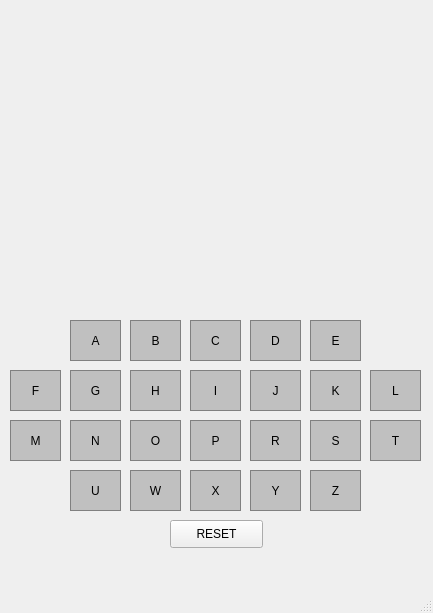
<?xml version="1.0" encoding="UTF-8"?>
<ui version="4.0">
 <class>Wisielec</class>
 <widget class="QMainWindow" name="Wisielec">
  <property name="geometry">
   <rect>
    <x>0</x>
    <y>0</y>
    <width>433</width>
    <height>613</height>
   </rect>
  </property>
  <property name="windowTitle">
   <string>Wisielec</string>
  </property>
  <widget class="QWidget" name="centralwidget">
   <widget class="QPushButton" name="L">
    <property name="enabled">
     <bool>true</bool>
    </property>
    <property name="geometry">
     <rect>
      <x>370</x>
      <y>370</y>
      <width>51</width>
      <height>41</height>
     </rect>
    </property>
    <property name="styleSheet">
     <string notr="true">QPushButton {
 background-color: #C0C0C0;
 border: 1px solid gray;
 padding: 5px;
}
QPushButton:pressed {
 background-color: blue;
 border: 1px solid gray;
 padding: 5px;
}</string>
    </property>
    <property name="text">
     <string>L</string>
    </property>
   </widget>
   <widget class="QPushButton" name="A">
    <property name="enabled">
     <bool>true</bool>
    </property>
    <property name="geometry">
     <rect>
      <x>70</x>
      <y>320</y>
      <width>51</width>
      <height>41</height>
     </rect>
    </property>
    <property name="styleSheet">
     <string notr="true">QPushButton {
 background-color: #C0C0C0;
 border: 1px solid gray;
 padding: 5px;
}
QPushButton:pressed {
 background-color: blue;
 border: 1px solid gray;
 padding: 5px;
}</string>
    </property>
    <property name="text">
     <string>A</string>
    </property>
   </widget>
   <widget class="QPushButton" name="B">
    <property name="enabled">
     <bool>true</bool>
    </property>
    <property name="geometry">
     <rect>
      <x>130</x>
      <y>320</y>
      <width>51</width>
      <height>41</height>
     </rect>
    </property>
    <property name="styleSheet">
     <string notr="true">QPushButton {
 background-color: #C0C0C0;
 border: 1px solid gray;
 padding: 5px;
}
QPushButton:pressed {
 background-color: blue;
 border: 1px solid gray;
 padding: 5px;
}</string>
    </property>
    <property name="text">
     <string>B</string>
    </property>
   </widget>
   <widget class="QPushButton" name="C">
    <property name="enabled">
     <bool>true</bool>
    </property>
    <property name="geometry">
     <rect>
      <x>190</x>
      <y>320</y>
      <width>51</width>
      <height>41</height>
     </rect>
    </property>
    <property name="styleSheet">
     <string notr="true">QPushButton {
 background-color: #C0C0C0;
 border: 1px solid gray;
 padding: 5px;
}
QPushButton:pressed {
 background-color: blue;
 border: 1px solid gray;
 padding: 5px;
}</string>
    </property>
    <property name="text">
     <string>C</string>
    </property>
   </widget>
   <widget class="QPushButton" name="D">
    <property name="enabled">
     <bool>true</bool>
    </property>
    <property name="geometry">
     <rect>
      <x>250</x>
      <y>320</y>
      <width>51</width>
      <height>41</height>
     </rect>
    </property>
    <property name="styleSheet">
     <string notr="true">QPushButton {
 background-color: #C0C0C0;
 border: 1px solid gray;
 padding: 5px;
}
QPushButton:pressed {
 background-color: blue;
 border: 1px solid gray;
 padding: 5px;
}</string>
    </property>
    <property name="text">
     <string>D</string>
    </property>
   </widget>
   <widget class="QPushButton" name="E">
    <property name="enabled">
     <bool>true</bool>
    </property>
    <property name="geometry">
     <rect>
      <x>310</x>
      <y>320</y>
      <width>51</width>
      <height>41</height>
     </rect>
    </property>
    <property name="styleSheet">
     <string notr="true">QPushButton {
 background-color: #C0C0C0;
 border: 1px solid gray;
 padding: 5px;
}
QPushButton:pressed {
 background-color: blue;
 border: 1px solid gray;
 padding: 5px;
}</string>
    </property>
    <property name="text">
     <string>E</string>
    </property>
   </widget>
   <widget class="QPushButton" name="F">
    <property name="enabled">
     <bool>true</bool>
    </property>
    <property name="geometry">
     <rect>
      <x>10</x>
      <y>370</y>
      <width>51</width>
      <height>41</height>
     </rect>
    </property>
    <property name="styleSheet">
     <string notr="true">QPushButton {
 background-color: #C0C0C0;
 border: 1px solid gray;
 padding: 5px;
}
QPushButton:pressed {
 background-color: blue;
 border: 1px solid gray;
 padding: 5px;
}</string>
    </property>
    <property name="text">
     <string>F</string>
    </property>
   </widget>
   <widget class="QPushButton" name="G">
    <property name="enabled">
     <bool>true</bool>
    </property>
    <property name="geometry">
     <rect>
      <x>70</x>
      <y>370</y>
      <width>51</width>
      <height>41</height>
     </rect>
    </property>
    <property name="styleSheet">
     <string notr="true">QPushButton {
 background-color: #C0C0C0;
 border: 1px solid gray;
 padding: 5px;
}
QPushButton:pressed {
 background-color: blue;
 border: 1px solid gray;
 padding: 5px;
}</string>
    </property>
    <property name="text">
     <string>G</string>
    </property>
   </widget>
   <widget class="QPushButton" name="H">
    <property name="enabled">
     <bool>true</bool>
    </property>
    <property name="geometry">
     <rect>
      <x>130</x>
      <y>370</y>
      <width>51</width>
      <height>41</height>
     </rect>
    </property>
    <property name="styleSheet">
     <string notr="true">QPushButton {
 background-color: #C0C0C0;
 border: 1px solid gray;
 padding: 5px;
}
QPushButton:pressed {
 background-color: blue;
 border: 1px solid gray;
 padding: 5px;
}</string>
    </property>
    <property name="text">
     <string>H</string>
    </property>
   </widget>
   <widget class="QPushButton" name="I">
    <property name="enabled">
     <bool>true</bool>
    </property>
    <property name="geometry">
     <rect>
      <x>190</x>
      <y>370</y>
      <width>51</width>
      <height>41</height>
     </rect>
    </property>
    <property name="styleSheet">
     <string notr="true">QPushButton {
 background-color: #C0C0C0;
 border: 1px solid gray;
 padding: 5px;
}
QPushButton:pressed {
 background-color: blue;
 border: 1px solid gray;
 padding: 5px;
}</string>
    </property>
    <property name="text">
     <string>I</string>
    </property>
   </widget>
   <widget class="QPushButton" name="J">
    <property name="enabled">
     <bool>true</bool>
    </property>
    <property name="geometry">
     <rect>
      <x>250</x>
      <y>370</y>
      <width>51</width>
      <height>41</height>
     </rect>
    </property>
    <property name="styleSheet">
     <string notr="true">QPushButton {
 background-color: #C0C0C0;
 border: 1px solid gray;
 padding: 5px;
}
QPushButton:pressed {
 background-color: blue;
 border: 1px solid gray;
 padding: 5px;
}</string>
    </property>
    <property name="text">
     <string>J</string>
    </property>
   </widget>
   <widget class="QPushButton" name="K">
    <property name="enabled">
     <bool>true</bool>
    </property>
    <property name="geometry">
     <rect>
      <x>310</x>
      <y>370</y>
      <width>51</width>
      <height>41</height>
     </rect>
    </property>
    <property name="styleSheet">
     <string notr="true">QPushButton {
 background-color: #C0C0C0;
 border: 1px solid gray;
 padding: 5px;
}
QPushButton:pressed {
 background-color: blue;
 border: 1px solid gray;
 padding: 5px;
}</string>
    </property>
    <property name="text">
     <string>K</string>
    </property>
   </widget>
   <widget class="QPushButton" name="M">
    <property name="enabled">
     <bool>true</bool>
    </property>
    <property name="geometry">
     <rect>
      <x>10</x>
      <y>420</y>
      <width>51</width>
      <height>41</height>
     </rect>
    </property>
    <property name="styleSheet">
     <string notr="true">QPushButton {
 background-color: #C0C0C0;
 border: 1px solid gray;
 padding: 5px;
}
QPushButton:pressed {
 background-color: blue;
 border: 1px solid gray;
 padding: 5px;
}</string>
    </property>
    <property name="text">
     <string>M</string>
    </property>
   </widget>
   <widget class="QPushButton" name="N">
    <property name="enabled">
     <bool>true</bool>
    </property>
    <property name="geometry">
     <rect>
      <x>70</x>
      <y>420</y>
      <width>51</width>
      <height>41</height>
     </rect>
    </property>
    <property name="styleSheet">
     <string notr="true">QPushButton {
 background-color: #C0C0C0;
 border: 1px solid gray;
 padding: 5px;
}
QPushButton:pressed {
 background-color: blue;
 border: 1px solid gray;
 padding: 5px;
}</string>
    </property>
    <property name="text">
     <string>N</string>
    </property>
   </widget>
   <widget class="QPushButton" name="O">
    <property name="enabled">
     <bool>true</bool>
    </property>
    <property name="geometry">
     <rect>
      <x>130</x>
      <y>420</y>
      <width>51</width>
      <height>41</height>
     </rect>
    </property>
    <property name="styleSheet">
     <string notr="true">QPushButton {
 background-color: #C0C0C0;
 border: 1px solid gray;
 padding: 5px;
}
QPushButton:pressed {
 background-color: blue;
 border: 1px solid gray;
 padding: 5px;
}</string>
    </property>
    <property name="text">
     <string>O</string>
    </property>
   </widget>
   <widget class="QPushButton" name="P">
    <property name="enabled">
     <bool>true</bool>
    </property>
    <property name="geometry">
     <rect>
      <x>190</x>
      <y>420</y>
      <width>51</width>
      <height>41</height>
     </rect>
    </property>
    <property name="styleSheet">
     <string notr="true">QPushButton {
 background-color: #C0C0C0;
 border: 1px solid gray;
 padding: 5px;
}
QPushButton:pressed {
 background-color: blue;
 border: 1px solid gray;
 padding: 5px;
}</string>
    </property>
    <property name="text">
     <string>P</string>
    </property>
   </widget>
   <widget class="QPushButton" name="R">
    <property name="enabled">
     <bool>true</bool>
    </property>
    <property name="geometry">
     <rect>
      <x>250</x>
      <y>420</y>
      <width>51</width>
      <height>41</height>
     </rect>
    </property>
    <property name="styleSheet">
     <string notr="true">QPushButton {
 background-color: #C0C0C0;
 border: 1px solid gray;
 padding: 5px;
}
QPushButton:pressed {
 background-color: blue;
 border: 1px solid gray;
 padding: 5px;
}</string>
    </property>
    <property name="text">
     <string>R</string>
    </property>
   </widget>
   <widget class="QPushButton" name="S">
    <property name="enabled">
     <bool>true</bool>
    </property>
    <property name="geometry">
     <rect>
      <x>310</x>
      <y>420</y>
      <width>51</width>
      <height>41</height>
     </rect>
    </property>
    <property name="styleSheet">
     <string notr="true">QPushButton {
 background-color: #C0C0C0;
 border: 1px solid gray;
 padding: 5px;
}
QPushButton:pressed {
 background-color: blue;
 border: 1px solid gray;
 padding: 5px;
}</string>
    </property>
    <property name="text">
     <string>S</string>
    </property>
   </widget>
   <widget class="QPushButton" name="T">
    <property name="enabled">
     <bool>true</bool>
    </property>
    <property name="geometry">
     <rect>
      <x>370</x>
      <y>420</y>
      <width>51</width>
      <height>41</height>
     </rect>
    </property>
    <property name="styleSheet">
     <string notr="true">QPushButton {
 background-color: #C0C0C0;
 border: 1px solid gray;
 padding: 5px;
}
QPushButton:pressed {
 background-color: blue;
 border: 1px solid gray;
 padding: 5px;
}</string>
    </property>
    <property name="text">
     <string>T</string>
    </property>
   </widget>
   <widget class="QPushButton" name="U">
    <property name="enabled">
     <bool>true</bool>
    </property>
    <property name="geometry">
     <rect>
      <x>70</x>
      <y>470</y>
      <width>51</width>
      <height>41</height>
     </rect>
    </property>
    <property name="styleSheet">
     <string notr="true">QPushButton {
 background-color: #C0C0C0;
 border: 1px solid gray;
 padding: 5px;
}
QPushButton:pressed {
 background-color: blue;
 border: 1px solid gray;
 padding: 5px;
}</string>
    </property>
    <property name="text">
     <string>U</string>
    </property>
   </widget>
   <widget class="QPushButton" name="W">
    <property name="enabled">
     <bool>true</bool>
    </property>
    <property name="geometry">
     <rect>
      <x>130</x>
      <y>470</y>
      <width>51</width>
      <height>41</height>
     </rect>
    </property>
    <property name="styleSheet">
     <string notr="true">QPushButton {
 background-color: #C0C0C0;
 border: 1px solid gray;
 padding: 5px;
}
QPushButton:pressed {
 background-color: blue;
 border: 1px solid gray;
 padding: 5px;
}</string>
    </property>
    <property name="text">
     <string>W</string>
    </property>
   </widget>
   <widget class="QPushButton" name="X">
    <property name="enabled">
     <bool>true</bool>
    </property>
    <property name="geometry">
     <rect>
      <x>190</x>
      <y>470</y>
      <width>51</width>
      <height>41</height>
     </rect>
    </property>
    <property name="styleSheet">
     <string notr="true">QPushButton {
 background-color: #C0C0C0;
 border: 1px solid gray;
 padding: 5px;
}
QPushButton:pressed {
 background-color: blue;
 border: 1px solid gray;
 padding: 5px;
}</string>
    </property>
    <property name="text">
     <string>X</string>
    </property>
   </widget>
   <widget class="QPushButton" name="Y">
    <property name="enabled">
     <bool>true</bool>
    </property>
    <property name="geometry">
     <rect>
      <x>250</x>
      <y>470</y>
      <width>51</width>
      <height>41</height>
     </rect>
    </property>
    <property name="styleSheet">
     <string notr="true">QPushButton {
 background-color: #C0C0C0;
 border: 1px solid gray;
 padding: 5px;
}
QPushButton:pressed {
 background-color: blue;
 border: 1px solid gray;
 padding: 5px;
}</string>
    </property>
    <property name="text">
     <string>Y</string>
    </property>
   </widget>
   <widget class="QPushButton" name="Z">
    <property name="enabled">
     <bool>true</bool>
    </property>
    <property name="geometry">
     <rect>
      <x>310</x>
      <y>470</y>
      <width>51</width>
      <height>41</height>
     </rect>
    </property>
    <property name="styleSheet">
     <string notr="true">QPushButton {
 background-color: #C0C0C0;
 border: 1px solid gray;
 padding: 5px;
}
QPushButton:pressed {
 background-color: blue;
 border: 1px solid gray;
 padding: 5px;
}</string>
    </property>
    <property name="text">
     <string>Z</string>
    </property>
   </widget>
   <widget class="QLabel" name="label">
    <property name="geometry">
     <rect>
      <x>90</x>
      <y>280</y>
      <width>251</width>
      <height>31</height>
     </rect>
    </property>
    <property name="text">
     <string/>
    </property>
   </widget>
   <widget class="QPushButton" name="RESET">
    <property name="enabled">
     <bool>true</bool>
    </property>
    <property name="geometry">
     <rect>
      <x>170</x>
      <y>520</y>
      <width>93</width>
      <height>28</height>
     </rect>
    </property>
    <property name="text">
     <string>RESET</string>
    </property>
   </widget>
   <widget class="QLabel" name="label_pic">
    <property name="geometry">
     <rect>
      <x>94</x>
      <y>20</y>
      <width>251</width>
      <height>172</height>
     </rect>
    </property>
    <property name="text">
     <string/>
    </property>
    <property name="pixmap">
     <pixmap>obraz/IMG.png</pixmap>
    </property>
   </widget>
   <widget class="QLabel" name="label_2">
    <property name="geometry">
     <rect>
      <x>90</x>
      <y>230</y>
      <width>251</width>
      <height>31</height>
     </rect>
    </property>
    <property name="text">
     <string/>
    </property>
   </widget>
  </widget>
  <widget class="QMenuBar" name="menubar">
   <property name="geometry">
    <rect>
     <x>0</x>
     <y>0</y>
     <width>433</width>
     <height>26</height>
    </rect>
   </property>
  </widget>
  <widget class="QStatusBar" name="statusbar"/>
 </widget>
 <resources/>
 <connections>
  <connection>
   <sender>RESET</sender>
   <signal>clicked()</signal>
   <receiver>label</receiver>
   <slot>clear()</slot>
   <hints>
    <hint type="sourcelabel">
     <x>218</x>
     <y>503</y>
    </hint>
    <hint type="destinationlabel">
     <x>206</x>
     <y>243</y>
    </hint>
   </hints>
  </connection>
 </connections>
</ui>
